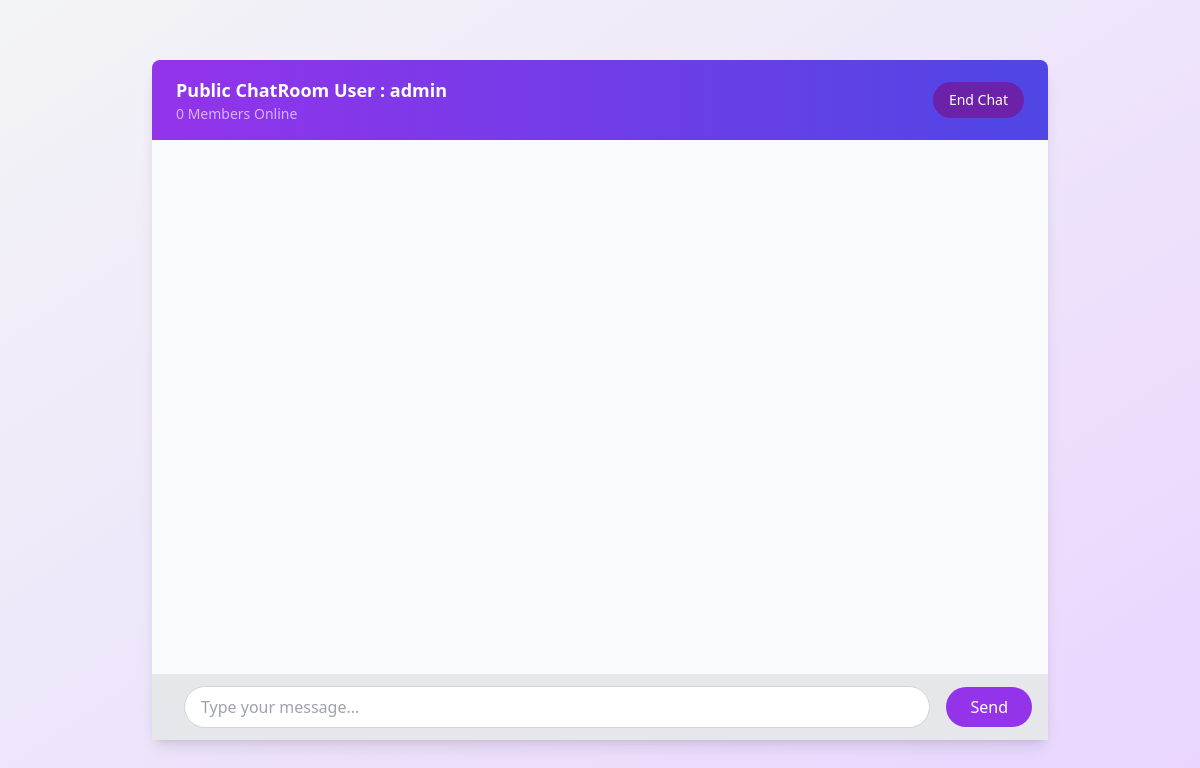
Page /chat/ (signed in) on the earlier database version.
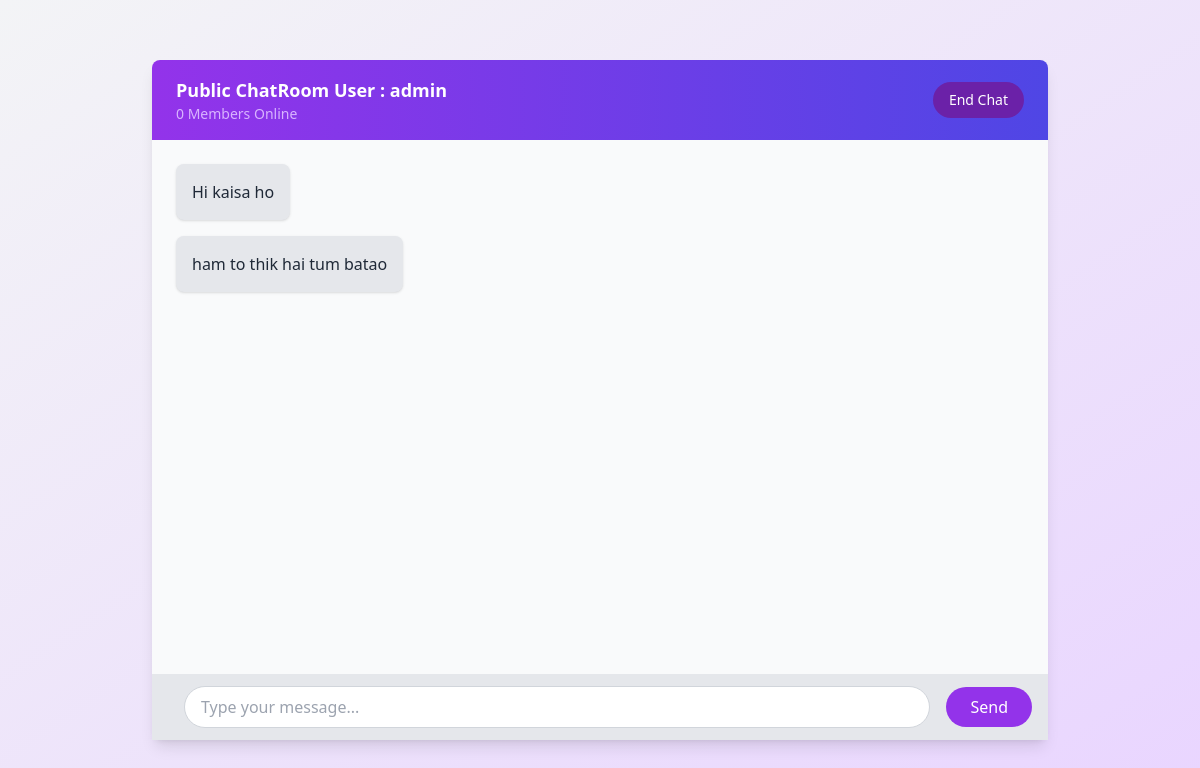
Same page on the later database version.
### chat/models.py (models this page shows, shortened)
class GroupMessage(models.Model):
    group = models.ForeignKey(ChatGroup,related_name='chat_messages', on_delete=models.CASCADE)
    author = models.ForeignKey(User,on_delete=models.CASCADE)
    body = models.CharField(max_length=300)
    created = models.DateTimeField(auto_now_add=True)
    class Meta:
        ordering = ['-created']

### chat/views.py (the view, shortened to what this page needs)
# urls.py: path('chat/',views.chat,name='chat'),
@login_required(login_url='/login/')
def chat(request , chatroom_name='public-chat'):
    chat_group  = get_object_or_404(ChatGroup,group_name=chatroom_name)
    chat_messages = chat_group.chat_messages.all()[:30]
    form = ChatmessageCreateForm()
    other_user = None
    context = {
        'chat_messages': chat_messages ,
        'form':form,
        'other_user' : other_user,
        'chatroom_name' : chatroom_name,
    }
    return render(request,'chat.html' ,context)

### chat/forms.py
class ChatmessageCreateForm(ModelForm):
    class Meta:
        model = GroupMessage
        fields = ['body']
        widgets = {
            'body': forms.TextInput(attrs={
                'placeholder': 'Type a message...',
                'class': 'flex-1 bg-white px-4 py-2 rounded-full shadow focus:outline-none focus:ring-2 focus:ring-purple-500',
                'autofocus': True,
            })
        }
    def __init__(self, *args, **kwargs):
        super().__init__(*args, **kwargs)
        self.fields['body'].label = False  # Hides the label

### templates/chat.html (shortened to what this page needs)
<!DOCTYPE html>
<html lang="en">
<head>
    <script src="https://cdn.tailwindcss.com"></script>
</head>
<body class="bg-gradient-to-br from-gray-100 to-purple-200 h-screen flex items-center justify-center">
    <div id="chat_container" class="bg-white w-full max-w-4xl shadow-lg rounded-lg flex flex-col h-[85vh]">
        <div class="flex items-center justify-between bg-gradient-to-r from-purple-600 to-indigo-600 text-white px-6 py-4 rounded-t-lg">
            <div class="flex items-center space-x-4">
                <div>
                    {% if other_user %}
                    <h2 class="text-lg font-bold">{{ onter_user.profile.name }}</h2>
                    <p id="online-count" class="text-sm text-purple-300">{{ other_user.username}}</p>
                    {% else %}
                    <h2 class="text-lg font-bold">Public ChatRoom User : {{ user.username }}</h2>
                    <p id="online-count" class="text-sm text-purple-300">0 Members Online</p>
                    {% endif %}
                </div>
            </div>
            <a href="{% url 'dashbord' %}" class="block">
            <button class="bg-purple-800 px-4 py-2 rounded-full text-sm hover:bg-purple-900">
                End Chat
            </button>
        </a>
        </div>
        <div id="chat_messages" class="flex-1 p-6 overflow-y-auto space-y-4 bg-gray-50">
            {% for message in chat_messages reversed %}
            {% include 'chatsection.html' %}
            {% endfor %}
        </div>
        <form id="chat_message_form" method="POST" class="bg-gray-200 px-4 py-3 flex items-center space-x-4"
            hx-ext="ws"
            ws-connect="/ws/chatroom/{{ chatroom_name }}"
            ws-send
            _="on htmx:wsAfterSend reset() me">
            <input
                type="text"
                name="body"
                placeholder="Type your message..."
                class="flex-1 px-4 py-2 bg-white border border-gray-300 rounded-full focus:outline-none focus:ring-2 focus:ring-purple-500 focus:border-transparent"
                required>
            <button type="submit" class="bg-purple-600 text-white px-6 py-2 rounded-full hover:bg-purple-700 focus:ring-2 focus:ring-purple-500 focus:outline-none">
                Send
            </button>
        </form>
    </div>
</body>
</html>

### templates/chatsection.html (shortened to what this page needs)
{% if message.author == user %}
<div class="flex justify-start">
    <div class="bg-gray-200 text-gray-800 p-4 rounded-lg max-w-xs shadow">
        <p>{{message.body}}</p>
    </div>
</div>
{% endif %}

Differences in the rows shown:
added GroupMessage: body "Hi kaisa ho"
added GroupMessage: body "ham to thik hai tum batao"
